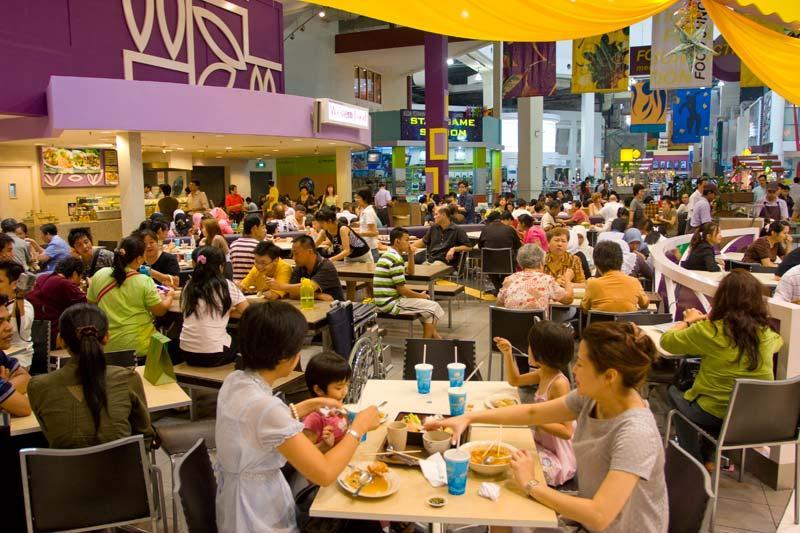
#> input picture Command/scene_classification/Keras-VGG16-places365/6.jpg, 800 x 533 px
$ python run_vgg16_place365.py
#> lines starting #> are read from the running program, lines starting #| are printed output that depends on the picture
#!/usr/bin/env python3
#
# GPU does (<2GB) does not seem to work??
#

import os
# from urllib.request import urlopen
import numpy as np
import csv
from PIL import Image
from cv2 import resize

from vgg16_places_365 import VGG16_Places365

# TEST_IMAGE_URL = 'http://places2.csail.mit.edu/imgs/demo/6.jpg'
# image = Image.open(urlopen(TEST_IMAGE_URL))
image = Image.open("6.jpg")
#> image is the input picture: PIL image 800x533 RGB; mean R, G, B 132.2, 104, 75.5
image = np.array(image, dtype=np.uint8)
image = resize(image, (224, 224))
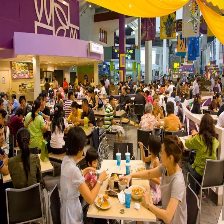
#> image: shape (224, 224, 3); mean R, G, B 132, 103.9, 75.3
image = np.expand_dims(image, 0)

#> (the run stopped early here; a loop or call above may not have finished)
